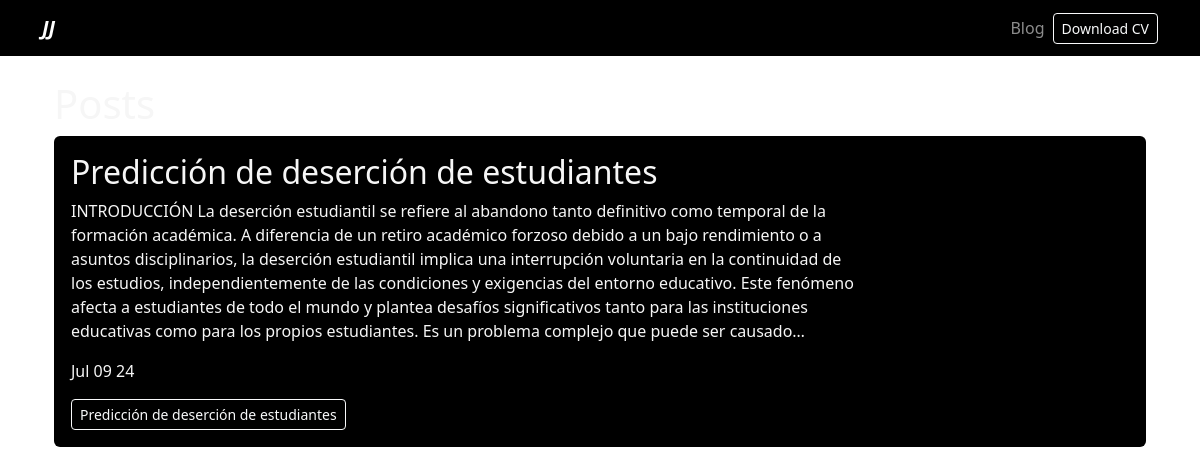
Page /blog/ on the earlier database version.
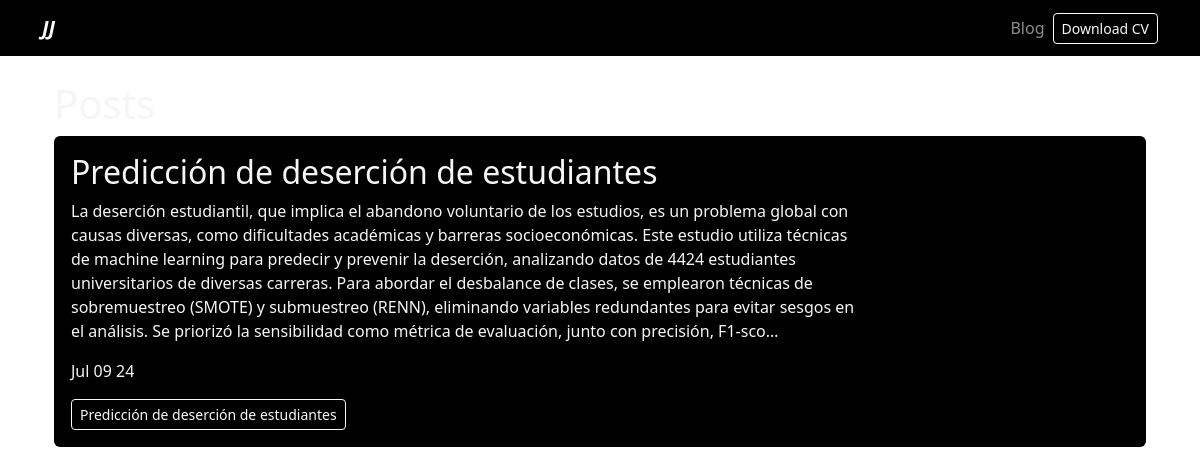
Same page on the later database version.
### blog/models.py (models this page shows)
class Post(models.Model):
    title = models.CharField(max_length=100)
    description = models.TextField()
    image = models.ImageField(upload_to='static/portfolio')
    date = models.DateTimeField(datetime.date.today())

### blog/views.py (the view)
# urls.py: path('', render_posts, name='posts'),
def render_posts(request):
    posts = Post.objects.all() #trae todos los objetos de la base de datos
    return render(request, 'posts.html', {'posts': posts})

### blog/templates/posts.html
{% extends 'layout.html' %} {% block content %}
<h1>Posts</h1>
{% for post in posts %}
<div class="pd-3">
    <div class="card card-body bg-black card-project">
        <div class="row">
            <div class="col-9">
                <h2>{{ post.title }}</h2>
                <p>{{ post.description|truncatechars:600}}</p>
                <p>{{post.date|date:'M d y'}}</p>
                <a href="{% url 'blog:post_detail' post.id %}" class="btn btn-outline-light btn-sm">{{post.title}}</a>
            </div>
        </div>
    </div>
</div>
{% endfor %} {% endblock %}

Differences in the rows shown:
changed Post "Predicción de deserción de estudiantes": description "INTRODUCCIÓN La deserción estudiantil se refiere al abandono tanto definitivo como temporal de la formación académica. A diferencia de un retiro académico forzoso debido a un bajo rendimiento o a asuntos disciplinarios, la deserción estudiantil implica una interrupción voluntaria en la continuidad de los estudios, independientemente de las condiciones y exigencias del entorno educativo. Este fenómeno afecta a estudiantes de todo el mundo y plantea desafíos significativos tanto para las instituciones educativas como para los propios estudiantes. Es un problema complejo que puede ser causado…" → "La deserción estudiantil, que implica el abandono voluntario de los estudios, es un problema global con causas diversas, como dificultades académicas y barreras socioeconómicas. Este estudio utiliza técnicas de machine learning para predecir y prevenir la deserción, analizando datos de 4424 estudiantes universitarios de diversas carreras. Para abordar el desbalance de clases, se emplearon técnicas de sobremuestreo (SMOTE) y submuestreo (RENN), eliminando variables redundantes para evitar sesgos en el análisis. Se priorizó la sensibilidad como métrica de evaluación, junto con precisión, F1-sco…"
